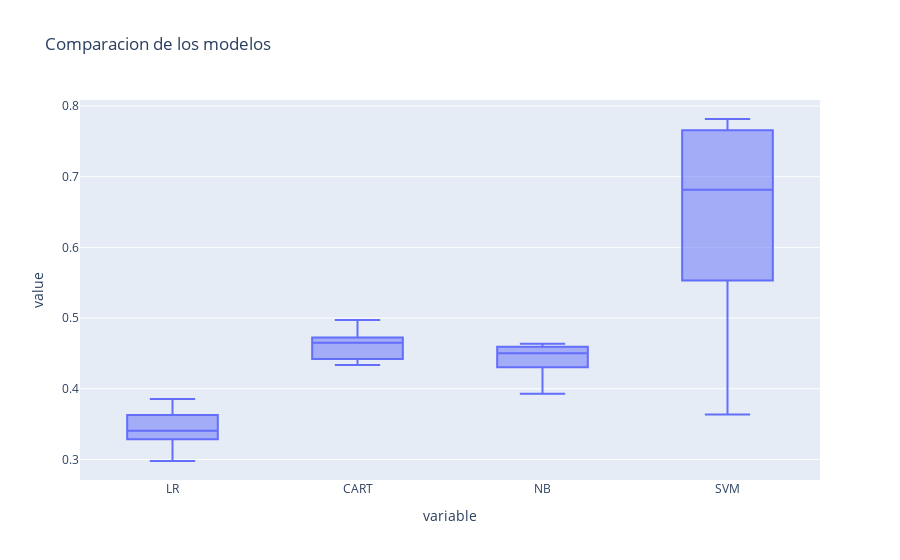

The notebook cell this image was saved under:
### Code cell
result_df = pd.DataFrame(results, index=names).T
px.box(result_df,title = 'Comparacion de los modelos')

### Figure 1 — Plotly figure (JSON) as saved in the notebook; plotly's stock layout.template omitted (floating-point values rounded to 4 significant figures)
{"data": [{"alignmentgroup": "True", "hovertemplate": "variable=%{x}<br>value=%{y}<extra></extra>", "legendgroup": "", "marker": {"color": "#636efa"}, "name": "", "notched": false, "offsetgroup": "", "orientation": "v", "showlegend": false, "type": "box", "x": ["LR", "LR", "LR", "LR", "LR", "LR", "LR", "LR", "LR", "LR", "CART", "CART", "CART", "CART", "CART", "CART", "CART", "CART", "CART", "CART", "NB", "NB", "NB", "NB", "NB", "NB", "NB", "NB", "NB", "NB", "SVM", "SVM", "SVM", "SVM", "SVM", "SVM", "SVM", "SVM", "SVM", "SVM"], "x0": " ", "xaxis": "x", "y": [0.3345, 0.3853, 0.3284, 0.2977, 0.3628, 0.3463, 0.3333, 0.3605, 0.3734, 0.3205, 0.4683, 0.4618, 0.437, 0.4335, 0.47, 0.4725, 0.4919, 0.4971, 0.4557, 0.4421, 0.4613, 0.4559, 0.393, 0.4595, 0.4637, 0.4304, 0.4337, 0.4448, 0.4589, 0.4273, 0.7148, 0.5529, 0.6481, 0.7659, 0.6278, 0.7346, 0.7702, 0.3634, 0.7816, 0.4214], "y0": " ", "yaxis": "y"}], "layout": {"boxmode": "group", "legend": {"tracegroupgap": 0}, "title": {"text": "Comparacion de los modelos"}, "xaxis": {"anchor": "y", "domain": [0, 1], "title": {"text": "variable"}}, "yaxis": {"anchor": "x", "domain": [0, 1], "title": {"text": "value"}}}}
